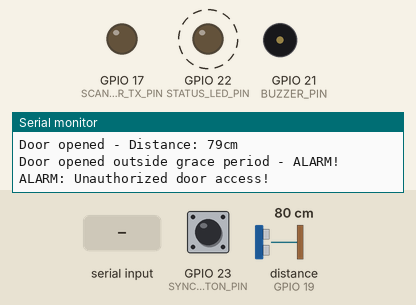
This sketch was run on a simulated ESP32. On the bench: output pins drawn as LEDs (lit = HIGH), buzzer (waves = sounding, pin HIGH), the last lines printed to the serial monitor. Wiring (inferred from the names in the program): ultrasonic range finder: trigger GPIO 18; echo GPIO 19. Dashed ring = blinking. The inputs (shaded band) are chosen by the test bench; at power-on: GPIO 23 (SYNC_BUTTON_PIN) HIGH, distance to the obstacle (sensor on GPIO 19) 80 cm. The echo pulse lasts 58.3 µs per cm; WiFi joins after 1.5 s; servers stay silent unless stated; storage starts empty; random numbers use the default seed unless the sketch sets one; EEPROM starts erased; pins used as bus, display or sensor lines are not drawn.

Above: at 2.29 s.
2.8 s: "OUT\n" received over Serial
At 4.0 s:
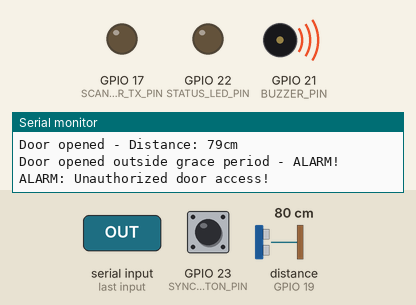
11.2 s: "1\n" received over Serial
At 11.54 s:
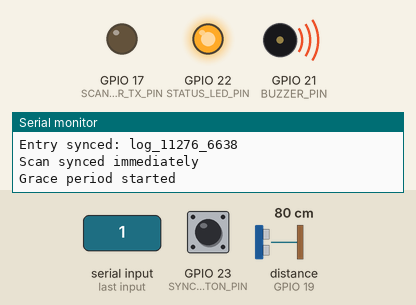
At 12.7 s:
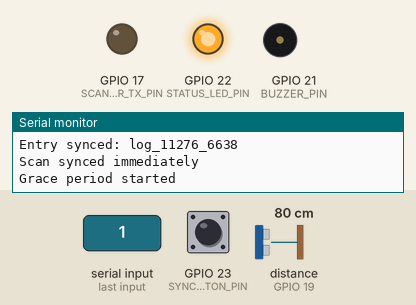
Timing chart, 0 to 14.2 s (numbered marks = the images above; inputs shaded):
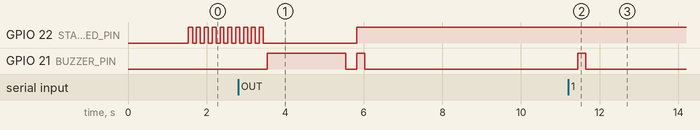

The sketch:

ares_scanner.ino
```cpp
/*
 * Ares Library Management System - ESP32 Scanner
 *
 * Hardware Components:
 * - ESP32 Dev Board
 * - Barcode Scanner (USB or Serial)
 * - Ultrasonic Sensor (HC-SR04)
 * - Buzzer
 * - LED Status Indicator
 * - Push Button (for manual sync)
 *
 * Features:
 * - Offline-first operation with local queue
 * - Firebase Realtime Database integration
 * - Door monitoring with grace period
 * - Automatic sync when online
 * - Manual sync button
 * - Status LED indicators
 */

#include <WiFi.h>
#include <FirebaseESP32.h>
#include <ArduinoJson.h>
#include <SPIFFS.h>
#include <Preferences.h>

// WiFi Configuration
const char* ssid = "YOUR_WIFI_SSID";
const char* password = "YOUR_WIFI_PASSWORD";

// Firebase Configuration
#define FIREBASE_HOST "ares-library-management-default-rtdb.firebaseio.com"
#define FIREBASE_AUTH "YOUR_FIREBASE_AUTH_TOKEN"

// Hardware Pin Definitions
#define SCANNER_RX_PIN 16
#define SCANNER_TX_PIN 17
#define ULTRASONIC_TRIG_PIN 18
#define ULTRASONIC_ECHO_PIN 19
#define BUZZER_PIN 21
#define STATUS_LED_PIN 22
#define SYNC_BUTTON_PIN 23
#define DOOR_SENSOR_PIN 25

// Constants
const unsigned long GRACE_PERIOD_MS = 10000; // 10 seconds grace period
const unsigned long SYNC_INTERVAL_MS = 300000; // 5 minutes sync interval
const unsigned long DOOR_CHECK_INTERVAL_MS = 1000; // 1 second door check
const int MAX_QUEUE_SIZE = 50;
const int DOOR_THRESHOLD_CM = 50; // Door open threshold

// Global Variables
FirebaseData firebaseData;
FirebaseJson json;
Preferences preferences;

struct ScanEntry {
  String studentId;
  unsigned long timestamp;
  String status;
  bool synced;
};

ScanEntry scanQueue[MAX_QUEUE_SIZE];
int queueHead = 0;
int queueTail = 0;
int queueSize = 0;

unsigned long lastSyncTime = 0;
unsigned long lastDoorCheck = 0;
unsigned long gracePeriodStart = 0;
bool inGracePeriod = false;
bool doorOpen = false;
bool wifiConnected = false;

// Device Configuration
const String DEVICE_ID = "esp32_scanner_001";
const String DEVICE_SECRET = "ares_device_secret_2024";

void setup() {
  Serial.begin(115200);
  Serial.println("Ares Library Scanner Starting...");

  // Initialize hardware pins
  initializePins();

  // Initialize SPIFFS for offline storage
  if (!SPIFFS.begin(true)) {
    Serial.println("SPIFFS Mount Failed");
    return;
  }

  // Initialize preferences for settings
  preferences.begin("ares_scanner", false);

  // Load offline queue from storage
  loadOfflineQueue();

  // Connect to WiFi
  connectToWiFi();

  // Initialize Firebase
  initializeFirebase();

  // Start background tasks
  startBackgroundTasks();

  Serial.println("Ares Library Scanner Ready!");
  setStatusLED(true, false, false); // Green - Ready
}

void loop() {
  // Handle barcode scanning
  handleBarcodeScan();

  // Handle manual sync button
  handleSyncButton();

  // Monitor door status
  monitorDoor();

  // Periodic sync
  if (millis() - lastSyncTime > SYNC_INTERVAL_MS) {
    syncOfflineQueue();
    lastSyncTime = millis();
  }

  // Check WiFi connection
  if (WiFi.status() != WL_CONNECTED && wifiConnected) {
    wifiConnected = false;
    setStatusLED(false, true, false); // Red - No WiFi
    Serial.println("WiFi disconnected");
  } else if (WiFi.status() == WL_CONNECTED && !wifiConnected) {
    wifiConnected = true;
    setStatusLED(true, false, false); // Green - Connected
    Serial.println("WiFi reconnected");
    syncOfflineQueue();
  }

  delay(100); // Small delay to prevent overwhelming the system
}

void initializePins() {
  // Initialize scanner (SoftwareSerial)
  pinMode(SCANNER_RX_PIN, INPUT);
  pinMode(SCANNER_TX_PIN, OUTPUT);

  // Initialize ultrasonic sensor
  pinMode(ULTRASONIC_TRIG_PIN, OUTPUT);
  pinMode(ULTRASONIC_ECHO_PIN, INPUT);

  // Initialize buzzer
  pinMode(BUZZER_PIN, OUTPUT);
  digitalWrite(BUZZER_PIN, LOW);

  // Initialize status LED (RGB)
  pinMode(STATUS_LED_PIN, OUTPUT);

  // Initialize sync button
  pinMode(SYNC_BUTTON_PIN, INPUT_PULLUP);

  // Initialize door sensor
  pinMode(DOOR_SENSOR_PIN, INPUT_PULLUP);

  Serial.println("Hardware pins initialized");
}

void connectToWiFi() {
  WiFi.begin(ssid, password);
  Serial.print("Connecting to WiFi");

  int attempts = 0;
  while (WiFi.status() != WL_CONNECTED && attempts < 20) {
    delay(500);
    Serial.print(".");
    attempts++;
  }

  if (WiFi.status() == WL_CONNECTED) {
    wifiConnected = true;
    Serial.println();
    Serial.println("WiFi connected!");
    Serial.print("IP address: ");
    Serial.println(WiFi.localIP());
    setStatusLED(true, false, false); // Green - Connected
  } else {
    wifiConnected = false;
    Serial.println();
    Serial.println("WiFi connection failed");
    setStatusLED(false, true, false); // Red - No WiFi
  }
}

void initializeFirebase() {
  Firebase.begin(FIREBASE_HOST, FIREBASE_AUTH);
  Firebase.reconnectWiFi(true);

  // Set timeout
  Firebase.setReadTimeout(firebaseData, 1000 * 60);
  Firebase.setwriteTimeout(firebaseData, 1000 * 60);

  Serial.println("Firebase initialized");
}

void handleBarcodeScan() {
  // Check if scanner has data (this would depend on your specific scanner)
  // For this example, we'll simulate a scan with a button press
  static unsigned long lastScanTime = 0;
  static bool scanButtonPressed = false;

  // Simulate scanner input (replace with actual scanner code)
  if (Serial.available()) {
    String scannedData = Serial.readStringUntil('\n');
    scannedData.trim();

    if (scannedData.length() > 0 && scannedData.length() < 20) {
      processScan(scannedData);
    }
  }
}

void processScan(String studentId) {
  Serial.println("Processing scan for student: " + studentId);

  // Create scan entry
  ScanEntry entry;
  entry.studentId = studentId;
  entry.timestamp = millis();
  entry.status = "IN"; // Default to IN, could be determined by logic
  entry.synced = false;

  // Add to queue
  if (addToQueue(entry)) {
    Serial.println("Scan added to queue");

    // Try to sync immediately if online
    if (wifiConnected) {
      if (syncSingleEntry(entry)) {
        Serial.println("Scan synced immediately");
        removeFromQueue();
      }
    }

    // Start grace period
    startGracePeriod();

    // Visual/audio feedback
    setStatusLED(false, false, true); // Blue - Processing
    playBuzzer(200); // Short beep
    delay(100);
    setStatusLED(true, false, false); // Green - Ready

  } else {
    Serial.println("Queue full! Scan not recorded.");
    playBuzzer(1000); // Long beep for error
  }
}

void startGracePeriod() {
  gracePeriodStart = millis();
  inGracePeriod = true;
  Serial.println("Grace period started");
}

void monitorDoor() {
  if (millis() - lastDoorCheck < DOOR_CHECK_INTERVAL_MS) {
    return;
  }
  lastDoorCheck = millis();

  // Read ultrasonic sensor
  digitalWrite(ULTRASONIC_TRIG_PIN, LOW);
  delayMicroseconds(2);
  digitalWrite(ULTRASONIC_TRIG_PIN, HIGH);
  delayMicroseconds(10);
  digitalWrite(ULTRASONIC_TRIG_PIN, LOW);

  long duration = pulseIn(ULTRASONIC_ECHO_PIN, HIGH);
  int distance = duration * 0.034 / 2;

  bool currentDoorState = distance > DOOR_THRESHOLD_CM;

  // Check if door state changed
  if (currentDoorState != doorOpen) {
    doorOpen = currentDoorState;

    if (doorOpen) {
      Serial.println("Door opened - Distance: " + String(distance) + "cm");

      // Check if we're in grace period
      if (inGracePeriod && (millis() - gracePeriodStart) < GRACE_PERIOD_MS) {
        Serial.println("Door opened during grace period - OK");
      } else {
        Serial.println("Door opened outside grace period - ALARM!");
        triggerAlarm();
      }
    } else {
      Serial.println("Door closed - Distance: " + String(distance) + "cm");
    }
  }

  // End grace period
  if (inGracePeriod && (millis() - gracePeriodStart) > GRACE_PERIOD_MS) {
    inGracePeriod = false;
    Serial.println("Grace period ended");
  }
}

void triggerAlarm() {
  Serial.println("ALARM: Unauthorized door access!");

  // Flash LED red
  for (int i = 0; i < 10; i++) {
    setStatusLED(false, true, false); // Red
    delay(100);
    setStatusLED(false, false, false); // Off
    delay(100);
  }

  // Sound buzzer
  playBuzzer(2000); // Long alarm

  // Log alarm event (could send to Firebase if online)
  logAlarmEvent();
}

void logAlarmEvent() {
  // Create alarm log entry
  ScanEntry alarmEntry;
  alarmEntry.studentId = "ALARM";
  alarmEntry.timestamp = millis();
  alarmEntry.status = "ALARM";
  alarmEntry.synced = false;

  addToQueue(alarmEntry);
}

void handleSyncButton() {
  static unsigned long lastButtonPress = 0;
  static bool buttonPressed = false;

  bool buttonState = digitalRead(SYNC_BUTTON_PIN) == LOW;

  if (buttonState && !buttonPressed && (millis() - lastButtonPress) > 500) {
    buttonPressed = true;
    lastButtonPress = millis();

    Serial.println("Manual sync requested");
    syncOfflineQueue();

    // Visual feedback
    setStatusLED(false, false, true); // Blue - Syncing
    delay(500);
    setStatusLED(true, false, false); // Green - Ready
  }

  if (!buttonState) {
    buttonPressed = false;
  }
}

bool addToQueue(ScanEntry entry) {
  if (queueSize >= MAX_QUEUE_SIZE) {
    return false;
  }

  scanQueue[queueTail] = entry;
  queueTail = (queueTail + 1) % MAX_QUEUE_SIZE;
  queueSize++;

  // Save to SPIFFS
  saveOfflineQueue();

  return true;
}

void removeFromQueue() {
  if (queueSize > 0) {
    queueHead = (queueHead + 1) % MAX_QUEUE_SIZE;
    queueSize--;
    saveOfflineQueue();
  }
}

void syncOfflineQueue() {
  if (!wifiConnected || queueSize == 0) {
    return;
  }

  Serial.println("Syncing offline queue...");
  setStatusLED(false, false, true); // Blue - Syncing

  int syncedCount = 0;
  int originalSize = queueSize;

  for (int i = 0; i < originalSize; i++) {
    ScanEntry entry = scanQueue[queueHead];

    if (syncSingleEntry(entry)) {
      removeFromQueue();
      syncedCount++;
    } else {
      break; // Stop on first failure
    }
  }

  Serial.println("Synced " + String(syncedCount) + " entries");
  setStatusLED(true, false, false); // Green - Ready
}

bool syncSingleEntry(ScanEntry entry) {
  if (!wifiConnected) {
    return false;
  }

  try {
    // Generate unique log ID
    String logId = "log_" + String(entry.timestamp) + "_" + String(random(1000, 9999));

    // Create Firebase path
    String path = "/library_logs/" + logId;

    // Prepare JSON data
    json.clear();
    json.set("studentID", entry.studentId);
    json.set("status", entry.status);
    json.set("inTime", entry.timestamp);
    json.set("deviceId", DEVICE_ID);

    if (entry.status == "OUT") {
      json.set("outTime", entry.timestamp);
    }

    // Send to Firebase
    if (Firebase.setJSON(firebaseData, path, json)) {
      Serial.println("Entry synced: " + logId);
      return true;
    } else {
      Serial.println("Firebase sync failed: " + firebaseData.errorReason());
      return false;
    }

  } catch (const char* error) {
    Serial.println("Sync error: " + String(error));
    return false;
  }
}

void loadOfflineQueue() {
  File file = SPIFFS.open("/scan_queue.json", "r");
  if (!file) {
    Serial.println("No offline queue file found");
    return;
  }

  String content = file.readString();
  file.close();

  DynamicJsonDocument doc(2048);
  deserializeJson(doc, content);

  JsonArray array = doc.as<JsonArray>();
  queueSize = 0;

  for (JsonObject obj : array) {
    if (queueSize < MAX_QUEUE_SIZE) {
      scanQueue[queueSize].studentId = obj["studentId"].as<String>();
      scanQueue[queueSize].timestamp = obj["timestamp"];
      scanQueue[queueSize].status = obj["status"].as<String>();
      scanQueue[queueSize].synced = obj["synced"];
      queueSize++;
    }
  }

  queueHead = 0;
  queueTail = queueSize;

  Serial.println("Loaded " + String(queueSize) + " entries from offline queue");
}

void saveOfflineQueue() {
  DynamicJsonDocument doc(2048);
  JsonArray array = doc.to<JsonArray>();

  for (int i = 0; i < queueSize; i++) {
    int index = (queueHead + i) % MAX_QUEUE_SIZE;
    JsonObject obj = array.createNestedObject();
    obj["studentId"] = scanQueue[index].studentId;
    obj["timestamp"] = scanQueue[index].timestamp;
    obj["status"] = scanQueue[index].status;
    obj["synced"] = scanQueue[index].synced;
  }

  File file = SPIFFS.open("/scan_queue.json", "w");
  if (file) {
    serializeJson(doc, file);
    file.close();
  }
}

void playBuzzer(int duration) {
  digitalWrite(BUZZER_PIN, HIGH);
  delay(duration);
  digitalWrite(BUZZER_PIN, LOW);
}

void setStatusLED(bool red, bool green, bool blue) {
  // This is a simplified LED control
  // In practice, you'd use an RGB LED or multiple LEDs
  if (red) {
    digitalWrite(STATUS_LED_PIN, HIGH);
  } else if (green) {
    digitalWrite(STATUS_LED_PIN, HIGH);
  } else if (blue) {
    digitalWrite(STATUS_LED_PIN, HIGH);
  } else {
    digitalWrite(STATUS_LED_PIN, LOW);
  }
}

void startBackgroundTasks() {
  // This would start FreeRTOS tasks for background operations
  // For now, we'll handle everything in the main loop
  Serial.println("Background tasks started");
}
```

Measured:
- after the input at 11.2 s, GPIO 21 (BUZZER_PIN): LOW → HIGH after 0.25 s, → LOW 0.20 s later
